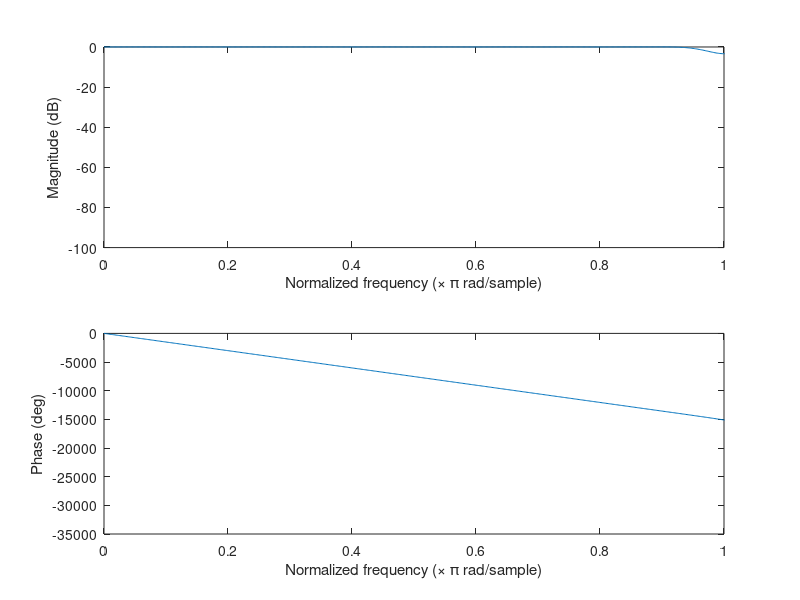

This figure's MATLAB source:
% Problem 3.4
clc
clf
close all
clearvars

N = 255;
nfft = 1024;
fp_normx = 0.9;
fs_normx = 0.95;
f_normx = [0, fp_normx, fs_normx, 1];
ampx = [1, 1, 0, 0];
w = [1,1];
x = fir2(N,f_normx,ampx);

%% Part a
x1 = downsample(x,2,0);
% X1dft = fft(x1, nfft);
% f_ax = linspace(0,2,nfft);
% figure()
% for i = [1,2]
%     ax(i) = subplot(2,1,i);
% end
% subplot(ax(1))
% plot(f_ax,mag2db(abs(X1dft)))
% xlim([0, 1])
% ylim([-100, 0])
% xlabel('Normalized frequency (\times \pi rad/sample)')
% ylabel('Magnitude (dB)')
% subplot(ax(2))
% plot(f_ax,(rad2deg(unwrap(angle(X1dft)))))
% % plot(f_ax,(rad2deg(angle(X1dft))))
% xlim([0, 1])
% xlabel('Normalized frequency (\times \pi rad/sample)')
% ylabel('Phase Unwrapped (deg)')
% ylabel('Phase (deg)')
% idx_px = find(f_ax<fp_normx);
% idx_sx = intersect(find(f_ax>fs_normx),find(f_ax<1));
% dpx = max(abs(abs(X1dft(idx_px))-1));
% dsx = max(abs(abs(X1dft(idx_sx))-0));

%% Part b
Nh1 = 80;
ds_factor = 2;
fc_normh1 = 1/ds_factor;
h1 = fir1(Nh1,fc_normh1);
h1 = h1/h1(Nh1/2+1);
% figure()
% stem(h1)
% fvtool(h1)
y1 = conv(x,h1);
% fvtool(y1)

%% Part c
v1 = downsample(y1,2,0);
V1dft = fft(v1,nfft);
f_ax = linspace(0,2,nfft);
figure()
for i = [1,2]
    ax(i) = subplot(2,1,i);
end
subplot(ax(1))
plot(f_ax,mag2db(abs(V1dft)))
xlim([0, 1])
ylim([-100, 0])
xlabel('Normalized frequency (\times \pi rad/sample)')
ylabel('Magnitude (dB)')
subplot(ax(2))
plot(f_ax,(rad2deg(unwrap(angle(V1dft)))))
% plot(f_ax,(rad2deg(angle(X1dft))))
xlim([0, 1])
xlabel('Normalized frequency (\times \pi rad/sample)')
ylabel('Phase Unwrapped (deg)')
ylabel('Phase (deg)')